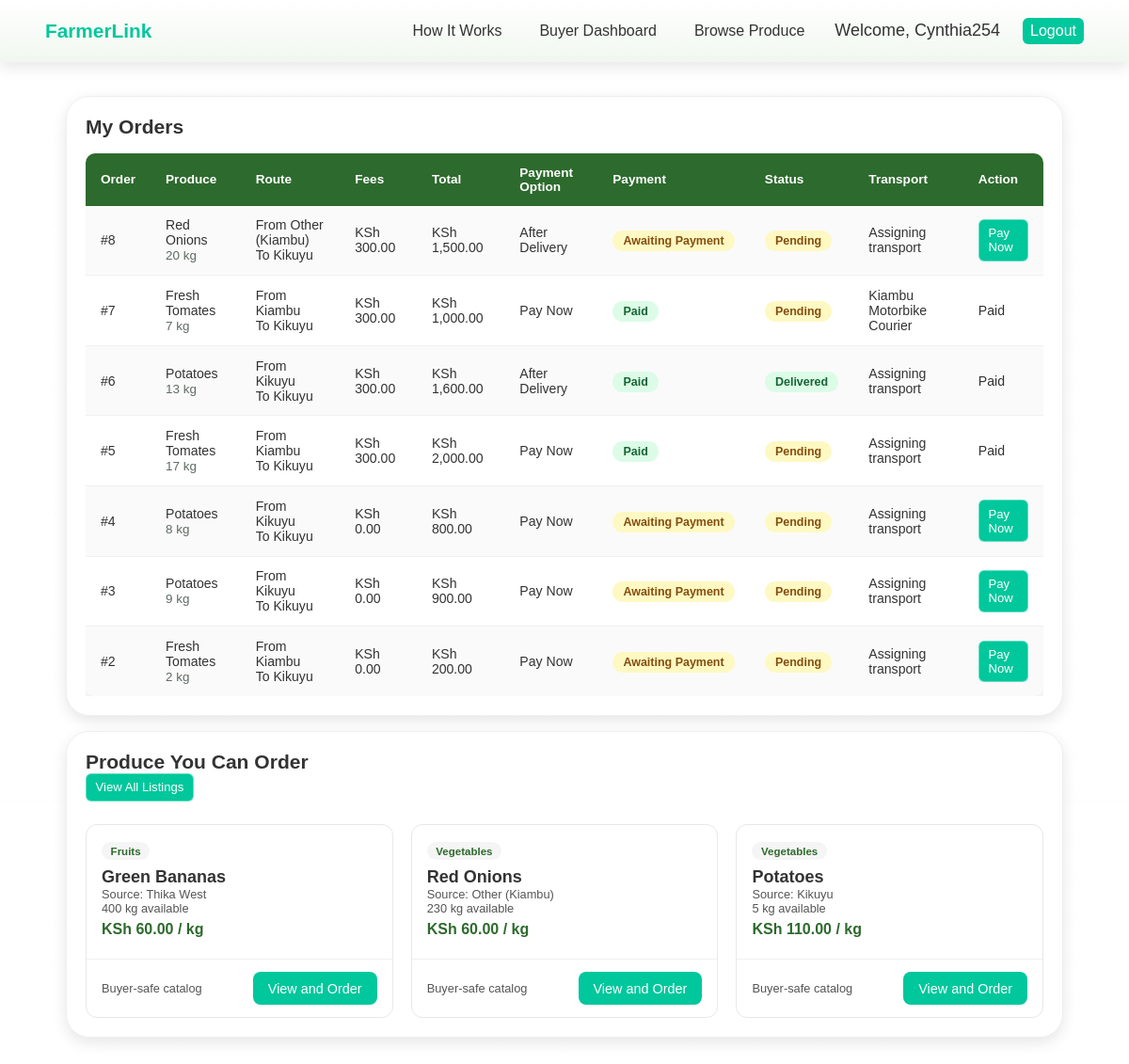
The app's page /dashboard-buyer.php (signed in) with its own data.
### tables this page shows
CREATE TABLE `orders` (
  `order_id` int(11) NOT NULL,
  `listing_id` int(11) NOT NULL,
  `buyer_id` int(11) NOT NULL,
  `quantity` decimal(10,2) NOT NULL,
  `produce_total` decimal(10,2) NOT NULL DEFAULT 0.00,
  `farmer_total` decimal(10,2) NOT NULL DEFAULT 0.00,
  `admin_markup_total` decimal(10,2) NOT NULL DEFAULT 0.00,
  `transport_fee` decimal(10,2) NOT NULL DEFAULT 0.00,
  `platform_fee` decimal(10,2) NOT NULL DEFAULT 0.00,
  `total` decimal(10,2) NOT NULL,
  `source_location` varchar(100) DEFAULT NULL,
  `destination_location` varchar(100) DEFAULT NULL,
  `transport_option_id` int(11) DEFAULT NULL,
  `payment_option` enum('pay_now','pay_after_delivery') NOT NULL DEFAULT 'pay_now',
  `payment_status` enum('unpaid','paid') NOT NULL DEFAULT 'unpaid',
  `payment_reference` varchar(100) DEFAULT NULL,
  `paid_at` datetime DEFAULT NULL,
  `farmer_payout_status` enum('pending','disbursed') NOT NULL DEFAULT 'pending',
  `farmer_payout_reference` varchar(100) DEFAULT NULL,
  `farmer_paid_at` datetime DEFAULT NULL,
  `transport_payout_status` enum('pending','disbursed') NOT NULL DEFAULT 'pending',
  `transport_payout_reference` varchar(100) DEFAULT NULL,
  `transport_paid_at` datetime DEFAULT NULL,
  `created_at` datetime NOT NULL DEFAULT current_timestamp()
);

CREATE TABLE `listings` (
  `listing_id` int(11) NOT NULL,
  `farmer_id` int(11) NOT NULL,
  `crop_name` varchar(100) NOT NULL,
  `category` varchar(50) NOT NULL,
  `price` decimal(10,2) NOT NULL,
  `approved_price` decimal(10,2) DEFAULT NULL,
  `admin_transport_fee` decimal(10,2) NOT NULL DEFAULT 0.00,
  `admin_platform_fee` decimal(10,2) NOT NULL DEFAULT 0.00,
  `unit` varchar(20) NOT NULL DEFAULT 'kg',
  `quantity` decimal(10,2) NOT NULL,
  `subcounty` varchar(255) NOT NULL,
  `description` text DEFAULT NULL,
  `delivery_available` tinyint(1) NOT NULL DEFAULT 0,
  `status` enum('active','sold_out') NOT NULL DEFAULT 'active',
  `approval_status` enum('pending','approved','rejected') NOT NULL DEFAULT 'pending',
  `approved_by` int(11) DEFAULT NULL,
  `approved_at` datetime DEFAULT NULL,
  `admin_notes` text DEFAULT NULL,
  `created_at` datetime NOT NULL DEFAULT current_timestamp()
);

CREATE TABLE `transport_options` (
  `transport_option_id` int(11) NOT NULL,
  `option_name` varchar(100) NOT NULL,
  `transport_type` varchar(40) NOT NULL,
  `owner_name` varchar(100) NOT NULL,
  `owner_phone` varchar(30) DEFAULT NULL,
  `status` enum('active','inactive') NOT NULL DEFAULT 'active',
  `notes` text DEFAULT NULL,
  `created_at` datetime NOT NULL DEFAULT current_timestamp()
);

### marketplace_common.php (called while the page is built, shortened)
<?php
function marketplace_h($value)
{
    return htmlspecialchars((string) $value, ENT_QUOTES, 'UTF-8');
}
function marketplace_money($value)
{
    return number_format((float) $value, 2);
}
function marketplace_quantity($value)
{
    return rtrim(rtrim(number_format((float) $value, 2, '.', ''), '0'), '.');
}
function marketplace_public_price($row)
{
    $approved_price = isset($row['approved_price']) ? (float) $row['approved_price'] : 0;
    $base_price = isset($row['price']) ? (float) $row['price'] : 0;
    return $approved_price > 0 ? $approved_price : $base_price;
}
function marketplace_status_badge_class($status)
{
    $normalized = strtolower((string) $status);
    if ($normalized === 'delivered' || $normalized === 'approved' || $normalized === 'paid' || $normalized === 'disbursed') {
        return 'status-delivered';
    }
    return 'status-pending';
}
?>

### dashboard-buyer.php (the view, shortened to what this page needs)
<?php
require_once 'marketplace_common.php';
$db = marketplace_db();
$user_id = (int) $_SESSION['user_id'];
$orders_result = mysqli_query(
    $db,
    "SELECT o.order_id, o.quantity, o.produce_total, o.transport_fee, o.platform_fee, o.total, o.created_at,
            o.payment_option, o.payment_status, o.source_location, o.destination_location,
            l.crop_name, l.unit,
            t.option_name AS transport_name,
            COALESCE(os.status, 'pending') AS current_status
     FROM orders o
     JOIN listings l ON l.listing_id = o.listing_id
     LEFT JOIN transport_options t ON t.transport_option_id = o.transport_option_id
     LEFT JOIN order_status os
        ON os.order_id = o.order_id
       AND os.status_id = (
            SELECT MAX(status_id)
            FROM order_status
            WHERE order_id = o.order_id
       )
     WHERE o.buyer_id = $user_id
     ORDER BY o.created_at DESC"
);
$recent_listings_result = mysqli_query(
    $db,
    "SELECT listing_id, crop_name, category, price, approved_price, unit, quantity, subcounty
     FROM listings
     WHERE status = 'active' AND approval_status = 'approved'
     ORDER BY created_at DESC
     LIMIT 6"
);
?>
<!DOCTYPE html>
<html lang="en">
<head>
  <link rel="stylesheet" href="styles.css">
  <link rel="stylesheet" href="dashboard.css">
  <link rel="stylesheet" href="listing.css">
</head>
<body>
<?php include 'nav.php'; ?>
<div class="main">
  <div class="fl-section">
    <h3>My Orders</h3>
    <p class="muted-note" style="margin-bottom:1rem;">
    <?php if (!$orders_result || mysqli_num_rows($orders_result) === 0) : ?>
      <p>You have no orders yet. <a href="browse.php">Browse produce</a> to place your first order.</p>
    <?php else : ?>
      <div class="table-wrapper">
        <table class="fl-table">
          <tr>
            <th>Order</th>
            <th>Produce</th>
            <th>Route</th>
            <th>Fees</th>
            <th>Total</th>
            <th>Payment Option</th>
            <th>Payment</th>
            <th>Status</th>
            <th>Transport</th>
            <th>Action</th>
          </tr>
          <?php while ($row = mysqli_fetch_assoc($orders_result)) : ?>
            <?php
              $payment_option_label = $row['payment_option'] === 'pay_after_delivery' ? 'After Delivery' : 'Pay Now';
              $payment_status_label = $row['payment_status'] === 'paid' ? 'Paid' : 'Awaiting Payment';
            ?>
            <tr>
              <td>#<?php echo (int) $row['order_id']; ?></td>
              <td>
                <?php echo marketplace_h($row['crop_name']); ?><br>
                <span class="muted-note"><?php echo marketplace_quantity($row['quantity']); ?> <?php echo marketplace_h($row['unit']); ?></span>
              </td>
              <td>
                From <?php echo marketplace_h($row['source_location'] ?: 'source pending'); ?><br>
                To <?php echo marketplace_h($row['destination_location'] ?: 'destination pending'); ?>
              </td>
              <td>KSh <?php echo marketplace_money(((float) $row['transport_fee']) + ((float) $row['platform_fee'])); ?></td>
              <td>KSh <?php echo marketplace_money($row['total']); ?></td>
              <td><?php echo marketplace_h($payment_option_label); ?></td>
              <td>
                <span class="<?php echo marketplace_status_badge_class($row['payment_status']); ?>">
                  <?php echo marketplace_h($payment_status_label); ?>
                </span>
              </td>
              <td>
                <span class="<?php echo marketplace_status_badge_class($row['current_status']); ?>">
                  <?php echo ucfirst(marketplace_h($row['current_status'])); ?>
                </span>
              </td>
              <td><?php echo !empty($row['transport_name']) ? marketplace_h($row['transport_name']) : 'Assigning transport'; ?></td>
              <td>
                <?php if ($row['payment_status'] !== 'paid') : ?>
                  <a href="payment.php?order_id=<?php echo (int) $row['order_id']; ?>" class="btn-fl-small">Pay Now</a>
                <?php else : ?>
                  Paid
                <?php endif; ?>
              </td>
            </tr>
          <?php endwhile; ?>
        </table>
      </div>
    <?php endif; ?>
  </div>
  <div class="fl-section">
    <h3>Produce You Can Order</h3>
    <a href="browse.php" class="btn-fl-small">View All Listings</a>
    <?php if (!$recent_listings_result || mysqli_num_rows($recent_listings_result) === 0) : ?>
      <p style="margin-top:1rem;">No approved produce listings are available right now.</p>
    <?php else : ?>
      <div class="listings-grid">
        <?php while ($row = mysqli_fetch_assoc($recent_listings_result)) : ?>
          <div class="listing-card">
            <div class="listing-card-body">
              <span class="fl-tag"><?php echo marketplace_h($row['category']); ?></span>
              <h4><?php echo marketplace_h($row['crop_name']); ?></h4>
              <p class="listing-meta">
                Source: <?php echo marketplace_h($row['subcounty']); ?><br>
                <?php echo marketplace_quantity($row['quantity']); ?> <?php echo marketplace_h($row['unit']); ?> available
              </p>
              <p class="listing-price">KSh <?php echo marketplace_money(marketplace_public_price($row)); ?> / <?php echo marketplace_h($row['unit']); ?></p>
            </div>
            <div class="listing-card-footer">
              <span class="farmer-name">Buyer-safe catalog</span>
              <a href="listing.php?id=<?php echo (int) $row['listing_id']; ?>" class="btn-fl">View and Order</a>
            </div>
          </div>
        <?php endwhile; ?>
      </div>
    <?php endif; ?>
  </div>
</div>
</body>
</html>

### nav.php (shortened to what this page needs)
<?php
require_once 'marketplace_common.php';
?>
<nav class="navbar" style="background: linear-gradient(rgba(255,255,255,0.9), rgba(167, 207, 160, 0.16)) !important; backdrop-filter: blur(6px); color: #333;">
  <div class="nav-logo"><a href="index.php">FarmerLink</a></div>
  <ul class="nav-links">
    <li><a href="about.html">How It Works</a></li>
    <?php if (isset($_SESSION['username'])): ?>
      <?php if ($_SESSION['role'] === 'admin'): ?>
        <li><a href="admin-dashboard.php">Admin Dashboard</a></li>
        <li><a href="admin-transport.php">Transport</a></li>
      <?php elseif ($_SESSION['role'] === 'farmer'): ?>
        <li><a href="dashboard-farmer.php">Farmer Dashboard</a></li>
        <li><a href="post-listing.php">Post Listing</a></li>
      <?php else: ?>
        <li><a href="dashboard-buyer.php">Buyer Dashboard</a></li>
        <li><a href="browse.php">Browse Produce</a></li>
      <?php endif; ?>
      <li><span>Welcome, <?php echo htmlspecialchars($_SESSION['username']); ?></span></li>
      <li><a href="logout.php" class="nav-btn">Logout</a></li>
    <?php else: ?>
      <li><a href="browse.php">Browse Produce</a></li>
      <li><a href="login.php">Login</a></li>
      <li><a href="register.php">Sign Up</a></li>
    <?php endif; ?>
  </ul>
</nav>

### styles.css (style rules this page uses)
:root { --primary-color: #00c79c; --primary-hover: #009e7c; --paypal-color: #003087; --paypal-hover: #002366; --stripe-color: #635bff; --stripe-hover: #4a42e6; --text-color: #333; --text-light: #555; --divider-color: #ddd; --background: linear-gradient(rgba(20,20,40,0.7), rgba(40,40,80,0.6)), url('https://images.unsplash.com/photo-1506905925346-21bda4d32df4?ixlib=rb-4.0.3&auto=format&fit=crop&w=2070&q=80') center/cover fixed; --white: #ffffff; --shadow: 0 5px 15px rgba(0, 0, 0, 0.1); --border-radius: 12px; }
* { margin: 0; padding: 0; box-sizing: border-box; }
body { font-family: 'Poppins', sans-serif; background: var(--background); color: var(--text-color); min-height: 100vh; margin: 0; padding: 0; -webkit-font-smoothing: antialiased; -moz-osx-font-smoothing: grayscale; }
.main { max-width: 1100px; margin: 0 auto; padding: 1.25rem; width: 100%; }
.navbar { width: 100%; background: var(--white); display: flex; justify-content: space-between; align-items: center; padding: 1rem 2rem; box-shadow: var(--shadow); position: sticky; top: 0; z-index: 100; }
.nav-logo a { font-size: 1.3rem; font-weight: 600; text-decoration: none; color: var(--primary-color); }
.navbar { padding: 1.2rem 3rem; }
.nav-links { list-style: none; display: flex; gap: 1.5rem; }
.nav-links li { display: flex; align-items: center; }
.nav-links a { text-decoration: none; color: var(--text-color); font-weight: 500; transition: color 0.3s ease; }
.nav-btn { background: var(--primary-color); color: white !important; padding: 0.5rem 1rem; border-radius: 6px; }
table { width: 100%; border-collapse: collapse; background: white; box-shadow: var(--shadow); border-radius: 10px; overflow: hidden; }
th, td { padding: 1rem; text-align: left; }
th { background: #f0f0f0; }
tr:nth-child(even) { background: #fafafa; }
.status-pending { color: orange; font-weight: 600; }
@media (min-width: 1100px) { .main { max-width: 1200px; } }
body { font-size: 18px; }
.nav-links a { font-size: 1rem; padding: 0.3rem 0.5rem; }
.main { padding: 2rem; }
:root { --fl-green: #2d6a2d; --fl-green-hover: #4a9e4a; --fl-green-light: #e8f5e9; --fl-gold: #e8a020; }
.btn-fl { display: inline-block; background: var(--fl-green); color: #fff; padding: 0.55rem 1.2rem; border-radius: 6px; border: none; font-size: 0.9rem; font-family: 'Poppins', sans-serif; cursor: pointer; text-decoration: none; transition: background 0.2s; }
.btn-fl-small { display: inline-block; background: transparent; color: #fff; padding: 0.35rem 0.8rem; border-radius: 6px; border: 1px solid rgba(255,255,255,0.4); font-size: 0.82rem; cursor: pointer; text-decoration: none; transition: background 0.2s; }
.fl-section { padding: 2rem 5%; max-width: 1200px; margin: 0 auto; }
.listings-grid { display: grid; grid-template-columns: repeat(auto-fill, minmax(260px, 1fr)); gap: 1.2rem; margin-top: 1.5rem; }
.listing-card { background: var(--white); border-radius: 12px; border: 1px solid #e8e8e8; overflow: hidden; display: flex; flex-direction: column; transition: box-shadow 0.2s, transform 0.2s; }
.listing-card-body { padding: 1rem; flex: 1; }
.listing-card-footer { padding: 0.8rem 1rem; border-top: 1px solid #f0f0f0; display: flex; justify-content: space-between; align-items: center; }

### dashboard.css (style rules this page uses)
.main { max-width: 1100px; margin: auto; padding: 1.25rem; width: 100%; }
.fl-section { background: #ffffff; padding: 1.25rem; border-radius: 25px; box-shadow: var(--shadow); border: 1px solid #edf1ed; margin: 1rem 0; }
.table-wrapper { width: 100%; overflow-x: auto; }
.fl-table { width: 100%; border-collapse: collapse; box-shadow: var(--shadow); border-radius: 20px; overflow: auto; table-layout: auto; }
.fl-table th, .fl-table td { padding: 0.9rem; text-align: left; }
.fl-table th { background: #f0f0f0; }
.fl-table tr:nth-child(even) { background: #fafafa; }
.btn-fl { background: var(--primary-color); color: var(--white); padding: 0.6rem 1rem; border-radius: 8px; border: none; cursor: pointer; }
.btn-fl-small { background: var(--primary-color); color: var(--white); padding: 0.4rem 0.6rem; border-radius: 6px; text-decoration: none; }
.muted-note { color: #5f6b63; font-size: 0.84rem; }

### dashboard-buyer.php (style rules this page uses)
body { background: linear-gradient(rgba(255,255,255,0.92), rgba(255,255,255,0.82)), url('photos/bg2.jpeg') center/cover fixed !important; color: #333; }

### records on screen
orders: order_id "8", listing.crop_name "Red Onions", quantity "20", listing.unit "kg", source_location "Other (Kiambu)", destination_location "Kikuyu", marketplace_money(((float) $row['transport_fee']) + ((float) $row['platform_fee'])) "300.00", total "1,500.00", payment_option "After Delivery", payment_status "Awaiting Payment", current_status "Pending", shows "Assigning transport"
orders: order_id "7", listing.crop_name "Fresh Tomates", quantity "7", listing.unit "kg", source_location "Kiambu", destination_location "Kikuyu", marketplace_money(((float) $row['transport_fee']) + ((float) $row['platform_fee'])) "300.00", total "1,000.00", payment_option "Pay Now", payment_status "Paid", current_status "Pending", transport_option.option_name "Kiambu Motorbike Courier"
orders: order_id "6", listing.crop_name "Potatoes", quantity "13", listing.unit "kg", source_location "Kikuyu", destination_location "Kikuyu", marketplace_money(((float) $row['transport_fee']) + ((float) $row['platform_fee'])) "300.00", total "1,600.00", payment_option "After Delivery", payment_status "Paid", current_status "Delivered", shows "Assigning transport"
orders: order_id "5", listing.crop_name "Fresh Tomates", quantity "17", listing.unit "kg", source_location "Kiambu", destination_location "Kikuyu", marketplace_money(((float) $row['transport_fee']) + ((float) $row['platform_fee'])) "300.00", total "2,000.00", payment_option "Pay Now", payment_status "Paid", current_status "Pending", shows "Assigning transport"
orders: order_id "4", listing.crop_name "Potatoes", quantity "8", listing.unit "kg", source_location "Kikuyu", destination_location "Kikuyu", transport_fee "0.00", total "800.00", payment_option "Pay Now", payment_status "Awaiting Payment", current_status "Pending", shows "Assigning transport"
orders: order_id "3", listing.crop_name "Potatoes", quantity "9", listing.unit "kg", source_location "Kikuyu", destination_location "Kikuyu", transport_fee "0.00", total "900.00", payment_option "Pay Now", payment_status "Awaiting Payment", current_status "Pending", shows "Assigning transport"
orders: order_id "2", listing.crop_name "Fresh Tomates", quantity "2", listing.unit "kg", source_location "Kiambu", destination_location "Kikuyu", transport_fee "0.00", total "200.00", payment_option "Pay Now", payment_status "Awaiting Payment", current_status "Pending", shows "Assigning transport"
listings: category "Fruits", crop_name "Green Bananas", subcounty "Thika West", quantity "400", unit "kg", approved_price "60.00"
listings: category "Vegetables", crop_name "Red Onions", subcounty "Other (Kiambu)", quantity "230", unit "kg", approved_price "60.00"
listings: category "Vegetables", crop_name "Potatoes", subcounty "Kikuyu", quantity "5", unit "kg", approved_price "110.00"

### other values on screen
$_SESSION['username'] "Cynthia254"
